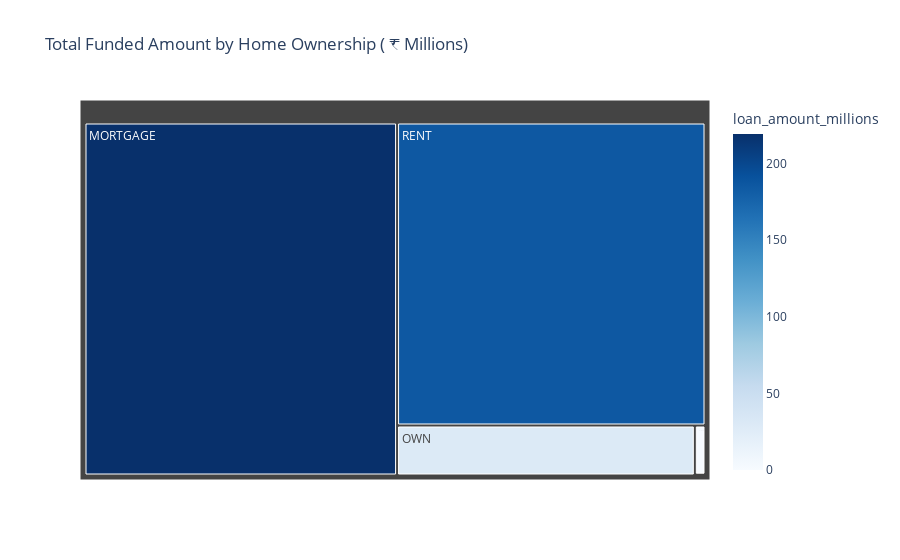

Write notebook code for a chart like this one.
### Markdown cell above
### Home Ownership by Total Funded Amount

### Code cell
home_funding = df.groupby('home_ownership')['loan_amount'].sum().reset_index()
home_funding['loan_amount_millions'] = home_funding['loan_amount'] / 1000000

fig = px.treemap(
    home_funding,
    path = ['home_ownership'],
    values = 'loan_amount_millions',
    color = 'loan_amount_millions',
    color_continuous_scale = 'Blues',
    title = 'Total Funded Amount by Home Ownership ( ₹ Millions)'
)

fig.show()

### Figure 1 — Plotly figure (JSON) as saved in the notebook; plotly's stock layout.template omitted (floating-point values rounded to 4 significant figures)
{"data": [{"branchvalues": "total", "customdata": [[219.3], [0.0168], [1.045], [29.6], [185.8]], "domain": {"x": [0, 1], "y": [0, 1]}, "hovertemplate": "labels=%{label}<br>loan_amount_millions_sum=%{value}<br>parent=%{parent}<br>id=%{id}<br>loan_amount_millions=%{color}<extra></extra>", "ids": ["MORTGAGE", "NONE", "OTHER", "OWN", "RENT"], "labels": ["MORTGAGE", "NONE", "OTHER", "OWN", "RENT"], "marker": {"coloraxis": "coloraxis", "colors": [219.3, 0.0168, 1.045, 29.6, 185.8]}, "name": "", "parents": ["", "", "", "", ""], "type": "treemap", "values": [219.3, 0.0168, 1.045, 29.6, 185.8]}], "layout": {"autosize": true, "coloraxis": {"colorbar": {"title": {"text": "loan_amount_millions"}}, "colorscale": [[0, "rgb(247,251,255)"], [0.125, "rgb(222,235,247)"], [0.25, "rgb(198,219,239)"], [0.375, "rgb(158,202,225)"], [0.5, "rgb(107,174,214)"], [0.625, "rgb(66,146,198)"], [0.75, "rgb(33,113,181)"], [0.875, "rgb(8,81,156)"], [1, "rgb(8,48,107)"]]}, "legend": {"tracegroupgap": 0}, "title": {"text": "Total Funded Amount by Home Ownership ( ₹ Millions)"}}}
